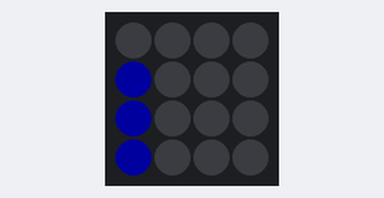
Bench run of a sketch on a simulated ESP8266 (NodeMCU). Shown: 4×4 RGB LED matrix (first LED top left, wired row by row). Dim RGB values are drawn brighter than linear; random numbers use the default seed unless the sketch sets one.

Above: at 0.05 s.
At 0.4 s:
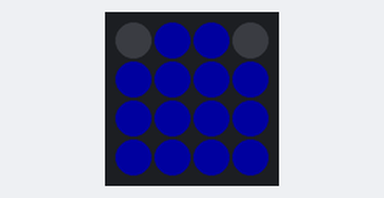
At 0.75 s:
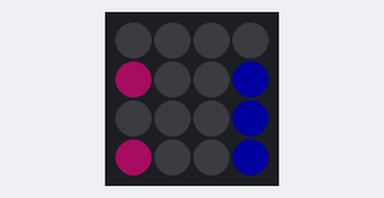
At 1.1 s:
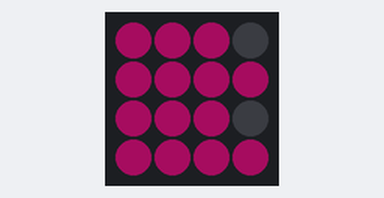
At 1.71 s:
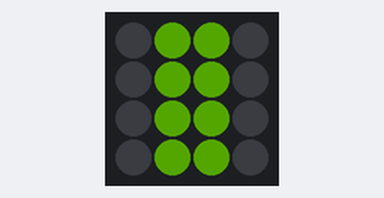
At 3.01 s:
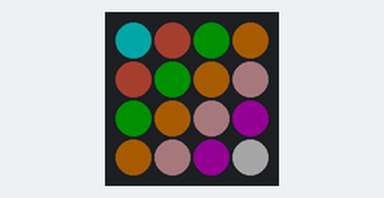

Measured:
- by itself, everything shown: repeats every 3.5 s, in 30 steps

The sketch:

ari_scroll.ino
```cpp
//Bienvenido a mi primer Github ! a partir de un taller que hice en Göra MakerSpace en 2017
// te traigo mi codigo, tiene al principio una luz que luego se convierte en culebrita, luego
//Se convierte en mi logo en scroll con colores de mi logo y todo
// y al final colores random
//Disfrutalo y alteralo como quieras !

#include<FastLED.h>
#define LED_PIN     D3
#define LED_TYPE    WS2812B
#define COLOR_ORDER GRB
#define f false
#define t true

const uint8_t kMatrixWidth  = 4;
const uint8_t kMatrixHeight = 4;
#define NUM_LEDS (kMatrixWidth * kMatrixHeight)

int BRIGHTNESS = 40;   // this is half brightness
CRGB leds[kMatrixWidth * kMatrixHeight];

#define amarillo CRGB::Yellow
#define black CRGB::Black
#define rojo CRGB::Red

int loop_cnt = 0;
uint16_t speed = 20;
static uint16_t x;
static uint16_t y;
static uint16_t z;
uint16_t scale = 31;
uint8_t noise[kMatrixWidth][kMatrixHeight];

// Fill the x/y array of 8-bit noise values using the inoise8 function.

void setup() {
  LEDS.addLeds<LED_TYPE,LED_PIN,COLOR_ORDER>(leds,NUM_LEDS);
  FastLED.setBrightness(BRIGHTNESS);
  // Initialize our coordinates to some random values
  x = random16();
  y = random16();
  z = random16();
}

#define frames 35

CRGB matrix[frames][4][4] = {


{
    {black, black, black, black},
    {CRGB::MediumBlue, black, black, black},
    {CRGB::MediumBlue, black, black, black},
    {CRGB::MediumBlue, black, black, black}
  },

{
    {CRGB::MediumBlue, black, black, black},
    {CRGB::MediumBlue, CRGB::MediumBlue, black, black},
    {CRGB::MediumBlue, CRGB::MediumBlue, black, black},
    {CRGB::MediumBlue, CRGB::MediumBlue, black, black}
  },

{
    {CRGB::MediumBlue, CRGB::MediumBlue, black, black},
    {CRGB::MediumBlue, CRGB::MediumBlue, CRGB::MediumBlue, black},
    {CRGB::MediumBlue, CRGB::MediumBlue, CRGB::MediumBlue, black},
    {CRGB::MediumBlue, CRGB::MediumBlue, CRGB::MediumBlue, black}
  },

{
    {black, CRGB::MediumBlue, CRGB::MediumBlue, black},
    {CRGB::MediumBlue,CRGB::MediumBlue, CRGB::MediumBlue, CRGB::MediumBlue},
    {CRGB::MediumBlue,CRGB::MediumBlue, CRGB::MediumBlue, CRGB::MediumBlue},
    {CRGB::MediumBlue,CRGB::MediumBlue, CRGB::MediumBlue, CRGB::MediumBlue}
  },


{
    {black, CRGB::MediumBlue, CRGB::MediumBlue, black},
    {CRGB::MediumBlue,CRGB::MediumBlue, CRGB::MediumBlue, CRGB::MediumBlue},
    {CRGB::MediumBlue,CRGB::MediumBlue, CRGB::MediumBlue, CRGB::MediumBlue},
    {CRGB::MediumBlue,CRGB::MediumBlue, CRGB::MediumBlue, CRGB::MediumBlue}
  },


{
    {black, black, CRGB::MediumBlue, CRGB::MediumBlue},
    {black,CRGB::MediumBlue, CRGB::MediumBlue, CRGB::MediumBlue},
    {black,CRGB::MediumBlue, CRGB::MediumBlue, CRGB::MediumBlue},
    {black,CRGB::MediumBlue, CRGB::MediumBlue, CRGB::MediumBlue}
  },

{
    {black, black, black, CRGB::MediumBlue},
    {black,black, CRGB::MediumBlue, CRGB::MediumBlue},
    {black,black, CRGB::MediumBlue, CRGB::MediumBlue},
    {black, black, CRGB::MediumBlue, CRGB::MediumBlue}
  },

{
    {black, black, black, black},
    {CRGB::DeepPink,black, black, CRGB::MediumBlue},
    {black,black, black, CRGB::MediumBlue},
    {CRGB::DeepPink, black, black, CRGB::MediumBlue}
  },

{
    {CRGB::DeepPink, black, black, black},
    {CRGB::DeepPink, CRGB::DeepPink, black, black},
    {CRGB::DeepPink, black, black, black},
    {CRGB::DeepPink, CRGB::DeepPink, black, black}
  },

  {
    {CRGB::DeepPink, CRGB::DeepPink, black, black},
    {CRGB::DeepPink, CRGB::DeepPink, CRGB::DeepPink, black},
    {CRGB::DeepPink, CRGB::DeepPink, black, black},
    {CRGB::DeepPink, CRGB::DeepPink, CRGB::DeepPink, black}
  },

  {
    {CRGB::DeepPink, CRGB::DeepPink, CRGB::DeepPink, black},
    {CRGB::DeepPink, CRGB::DeepPink, CRGB::DeepPink, CRGB::DeepPink},
    {CRGB::DeepPink, CRGB::DeepPink, CRGB::DeepPink, black},
    {CRGB::DeepPink, CRGB::DeepPink, CRGB::DeepPink, CRGB::DeepPink}
  },

  {
    {CRGB::DeepPink, CRGB::DeepPink, CRGB::DeepPink, black},
    {CRGB::DeepPink, CRGB::DeepPink, CRGB::DeepPink, CRGB::DeepPink},
    {CRGB::DeepPink, CRGB::DeepPink, CRGB::DeepPink, black},
    {CRGB::DeepPink, CRGB::DeepPink, CRGB::DeepPink, CRGB::DeepPink}
  },


  {
    {black, CRGB::DeepPink, CRGB::DeepPink, CRGB::DeepPink},
    {black, CRGB::DeepPink, CRGB::DeepPink, CRGB::DeepPink},
    {black, CRGB::DeepPink, CRGB::DeepPink, CRGB::DeepPink},
    {black, CRGB::DeepPink, CRGB::DeepPink, CRGB::DeepPink}
  },

{
    {black, black, CRGB::DeepPink, CRGB::DeepPink},
    {black, black, CRGB::DeepPink, CRGB::DeepPink},
    {black, black, CRGB::DeepPink, CRGB::DeepPink},
    {black, black, CRGB::DeepPink, CRGB::DeepPink}
  },

{
    {CRGB::Chartreuse, black, black, CRGB::DeepPink},
    {CRGB::Chartreuse, black, black, CRGB::DeepPink},
    {CRGB::Chartreuse, black, black, CRGB::DeepPink},
    {CRGB::Chartreuse, black, black, CRGB::DeepPink}
  },

{
    {CRGB::Chartreuse, CRGB::Chartreuse, black, black},
    {CRGB::Chartreuse, CRGB::Chartreuse, black, black},
    {CRGB::Chartreuse, CRGB::Chartreuse, black, black},
    {CRGB::Chartreuse, CRGB::Chartreuse, black, black}
  },

{
    {black, CRGB::Chartreuse, CRGB::Chartreuse, black},
    {black, CRGB::Chartreuse, CRGB::Chartreuse, black},
    {black, CRGB::Chartreuse, CRGB::Chartreuse, black},
    {black, CRGB::Chartreuse, CRGB::Chartreuse, black}
  },

{
    {black, CRGB::Chartreuse, CRGB::Chartreuse, black},
    {black, CRGB::Chartreuse, CRGB::Chartreuse, black},
    {black, CRGB::Chartreuse, CRGB::Chartreuse, black},
    {black, CRGB::Chartreuse, CRGB::Chartreuse, black}
  },

{
    {black, black, CRGB::Chartreuse, CRGB::Chartreuse},
    {black, black, CRGB::Chartreuse, CRGB::Chartreuse},
    {black, black, CRGB::Chartreuse, CRGB::Chartreuse},
    {black, black, CRGB::Chartreuse, CRGB::Chartreuse}
  },

{
    {black, black, black, CRGB::Chartreuse},
    {black, black, black, CRGB::Chartreuse},
    {black, black, black, CRGB::Chartreuse},
    {black, black, black, CRGB::Chartreuse}
  },

{
    {CRGB::Aqua, CRGB::Tomato, CRGB::DarkGreen, CRGB::DarkOrange},
    {CRGB::Tomato, CRGB::DarkGreen, CRGB::DarkOrange, CRGB::LightPink},
    {CRGB::DarkGreen, CRGB::DarkOrange, CRGB::LightPink, CRGB::Purple},
    {CRGB::DarkOrange, CRGB::LightPink, CRGB::Purple, CRGB::WhiteSmoke}
  },

  {
    {black, black, black, black},
    {black, black, black, black},
    {black, black, black, black},
    {black, black, black, black}
  },
{
    {CRGB::Aqua, CRGB::Tomato, CRGB::DarkGreen, CRGB::DarkOrange},
    {CRGB::Tomato, CRGB::DarkGreen, CRGB::DarkOrange, CRGB::LightPink},
    {CRGB::DarkGreen, CRGB::DarkOrange, CRGB::LightPink, CRGB::Purple},
    {CRGB::DarkOrange, CRGB::LightPink, CRGB::Purple, CRGB::WhiteSmoke}
  },

   {
    {black, black, black, black},
    {black, black, black, black},
    {black, black, black, black},
    {black, black, black, black}
  },

  {
    {CRGB::Aqua, CRGB::Tomato, CRGB::DarkGreen, CRGB::DarkOrange},
    {CRGB::Tomato, CRGB::DarkGreen, CRGB::DarkOrange, CRGB::LightPink},
    {CRGB::DarkGreen, CRGB::DarkOrange, CRGB::LightPink, CRGB::Purple},
    {CRGB::DarkOrange, CRGB::LightPink, CRGB::Purple, CRGB::WhiteSmoke}
  },
{
    {CRGB::Aqua, CRGB::Tomato, CRGB::DarkGreen, CRGB::DarkOrange},
    {CRGB::Tomato, CRGB::DarkGreen, CRGB::DarkOrange, CRGB::LightPink},
    {CRGB::DarkGreen, CRGB::DarkOrange, CRGB::LightPink, CRGB::Purple},
    {CRGB::DarkOrange, CRGB::LightPink, CRGB::Purple, CRGB::WhiteSmoke}
  },

  {
    {black, black, black, black},
    {black, black, black, black},
    {black, black, black, black},
    {black, black, black, black}
  },
{
    {CRGB::Aqua, CRGB::Tomato, CRGB::DarkGreen, CRGB::DarkOrange},
    {CRGB::Tomato, CRGB::DarkGreen, CRGB::DarkOrange, CRGB::LightPink},
    {CRGB::DarkGreen, CRGB::DarkOrange, CRGB::LightPink, CRGB::Purple},
    {CRGB::DarkOrange, CRGB::LightPink, CRGB::Purple, CRGB::WhiteSmoke}
  },

   {
    {black, black, black, black},
    {black, black, black, black},
    {black, black, black, black},
    {black, black, black, black}
  },

  {
    {CRGB::Aqua, CRGB::Tomato, CRGB::DarkGreen, CRGB::DarkOrange},
    {CRGB::Tomato, CRGB::DarkGreen, CRGB::DarkOrange, CRGB::LightPink},
    {CRGB::DarkGreen, CRGB::DarkOrange, CRGB::LightPink, CRGB::Purple},
    {CRGB::DarkOrange, CRGB::LightPink, CRGB::Purple, CRGB::WhiteSmoke}
  },
  {
    {CRGB::Aqua, CRGB::Tomato, CRGB::DarkGreen, CRGB::DarkOrange},
    {CRGB::Tomato, CRGB::DarkGreen, CRGB::DarkOrange, CRGB::LightPink},
    {CRGB::DarkGreen, CRGB::DarkOrange, CRGB::LightPink, CRGB::Purple},
    {CRGB::DarkOrange, CRGB::LightPink, CRGB::Purple, CRGB::WhiteSmoke}
  },

  {
    {black, black, black, black},
    {black, black, black, black},
    {black, black, black, black},
    {black, black, black, black}
  },
{
    {CRGB::Aqua, CRGB::Tomato, CRGB::DarkGreen, CRGB::DarkOrange},
    {CRGB::Tomato, CRGB::DarkGreen, CRGB::DarkOrange, CRGB::LightPink},
    {CRGB::DarkGreen, CRGB::DarkOrange, CRGB::LightPink, CRGB::Purple},
    {CRGB::DarkOrange, CRGB::LightPink, CRGB::Purple, CRGB::WhiteSmoke}
  },

   {
    {black, black, black, black},
    {black, black, black, black},
    {black, black, black, black},
    {black, black, black, black}
  },

  {
    {CRGB::Aqua, CRGB::Tomato, CRGB::DarkGreen, CRGB::DarkOrange},
    {CRGB::Tomato, CRGB::DarkGreen, CRGB::DarkOrange, CRGB::LightPink},
    {CRGB::DarkGreen, CRGB::DarkOrange, CRGB::LightPink, CRGB::Purple},
    {CRGB::DarkOrange, CRGB::LightPink, CRGB::Purple, CRGB::WhiteSmoke}
  },

};

void loop() {
  /*fillnoise8();*/

  for(int i = 0; i< kMatrixHeight; i++) {
    for(int j = 0; j< kMatrixWidth; j++) {
      leds[i*kMatrixWidth + j] = matrix[loop_cnt%frames][i][j];
    }
  }
  FastLED.show();
  delay(50);
  for(int i = 0; i< kMatrixHeight; i++) {
    for(int j = 0; j<kMatrixWidth; j++) {
      leds[i*kMatrixWidth + j] = CRGB::Black;
    }
  }
  delay(50);
  loop_cnt++;

}
```
